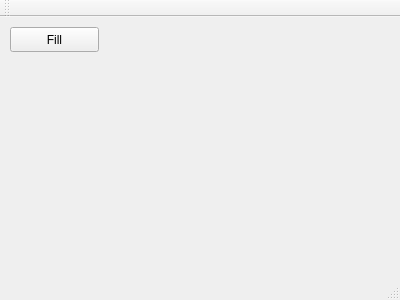
<?xml version="1.0" encoding="UTF-8"?>
<ui version="4.0">
 <class>MainWindow</class>
 <widget class="QMainWindow" name="MainWindow">
  <property name="geometry">
   <rect>
    <x>0</x>
    <y>0</y>
    <width>400</width>
    <height>300</height>
   </rect>
  </property>
  <property name="windowTitle">
   <string>MainWindow</string>
  </property>
  <widget class="QWidget" name="centralWidget">
   <widget class="QPushButton" name="button_fill">
    <property name="geometry">
     <rect>
      <x>10</x>
      <y>10</y>
      <width>89</width>
      <height>25</height>
     </rect>
    </property>
    <property name="text">
     <string>Fill</string>
    </property>
   </widget>
  </widget>
  <widget class="QMenuBar" name="menuBar">
   <property name="geometry">
    <rect>
     <x>0</x>
     <y>0</y>
     <width>400</width>
     <height>22</height>
    </rect>
   </property>
  </widget>
  <widget class="QToolBar" name="mainToolBar">
   <attribute name="toolBarArea">
    <enum>TopToolBarArea</enum>
   </attribute>
   <attribute name="toolBarBreak">
    <bool>false</bool>
   </attribute>
  </widget>
  <widget class="QStatusBar" name="statusBar"/>
 </widget>
 <layoutdefault spacing="6" margin="11"/>
 <resources/>
 <connections/>
</ui>
